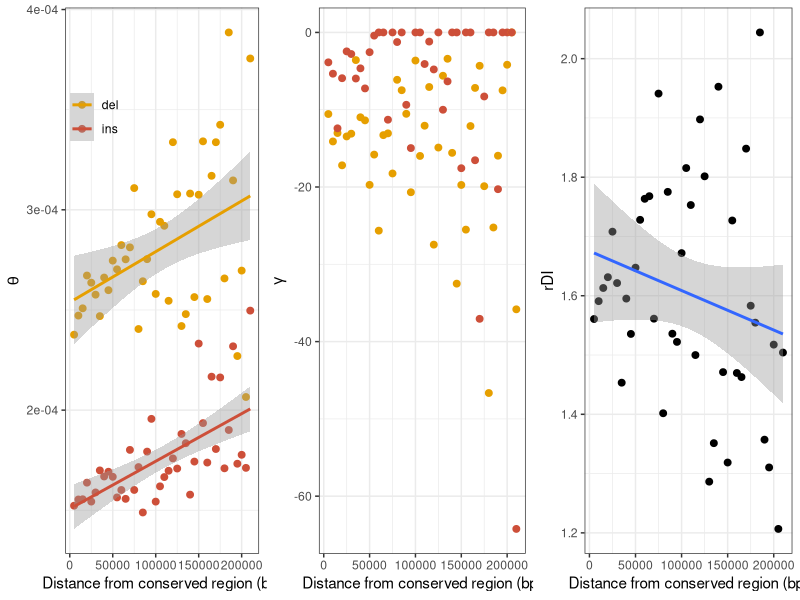

Write the R code that produced this figure.
# Title     : distance anavar 5kb nc with UCNEs and genes
# Objective : plots anavar results for 5kb distance windows using non coding data
# Created by: henryjuho
# Created on: 28/11/2017

library(ggplot2)
library(gridExtra)
library(gtools)

cbPalette <- c("#E69F00", 'tomato 3', 'steel blue', "#999999", "#56B4E9", "#009E73", "#F0E442", "#0072B2", "#D55E00", "#CC79A7")

prox_data = subset(read.csv('gt_sel_neu_ref_conserveddist_5kb.results.csv'), bin!='43-137')

prox_data$bin = factor(prox_data$bin, levels=mixedsort(as.character(subset(prox_data, sel_type=='sel' & var_type=='ins')$bin)))
prox_data$mean_gamma = as.numeric(as.character(prox_data$shape)) * as.numeric(as.character(prox_data$scale)) * -1
prox_data$distance = as.numeric(prox_data$bin) * 5000

ins_theta = subset(prox_data, sel_type == 'sel' & var_type == 'ins', select=c(bin, theta, distance))
colnames(ins_theta) = c('bin', 'ins_theta', 'distance')

cor.test(as.numeric(ins_theta$ins_theta), ins_theta$distance, method='spearman', exact=NULL)

del_theta = subset(prox_data, sel_type == 'sel' & var_type == 'del', select=c(bin, theta, distance))
colnames(del_theta) = c('bin', 'del_theta', 'distance')

cor.test(as.numeric(del_theta$del_theta), del_theta$distance, method='spearman', exact=NULL)

rdi_data = as.data.frame(cbind(ins_theta, del_theta$del_theta))
rdi_data$rdi = rdi_data$del_theta / rdi_data$ins_theta

cor.test(as.numeric(rdi_data$rdi), as.numeric(rdi_data$bin), method='spearman', exact=NULL)

theta_plot = ggplot(subset(prox_data, sel_type=='sel'), aes(x=distance, y=theta, colour=var_type)) +
      geom_point(stat='identity', size = 2) +
      theme_bw() +
      geom_smooth(method='lm')+
      scale_colour_manual(values=cbPalette) +
      ylab(expression(theta))  + xlab('Distance from conserved region (bp)') +
      theme(legend.title = element_blank(), legend.position = c(0.15, 0.8), legend.background = element_blank())

gamma_plot = ggplot(subset(prox_data, sel_type=='sel'), aes(x=distance, y=mean_gamma, colour=var_type)) +
      geom_point(stat='identity', size = 2) +
      theme_bw() +
      scale_colour_manual(values=cbPalette) +
      ylab(expression(gamma))  + xlab('Distance from conserved region (bp)') +
      theme(legend.title = element_blank(), legend.position = 'none', legend.background = element_blank())

rdi_plot = ggplot(rdi_data, aes(x=distance, y=rdi)) +
      geom_point(stat='identity', size = 2) +
      theme_bw() +
      geom_smooth(method='lm') +
      ylab('rDI')  + xlab('Distance from conserved region (bp)')

png(file='distance_estimates_5kb_nc_UCNE.png', width=9, height=3, units='in', res=360)

grid.arrange(theta_plot, gamma_plot, rdi_plot, nrow=1)

dev.off()
